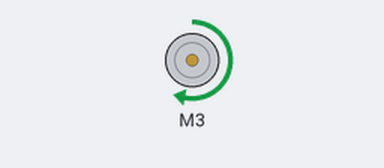
This sketch was run on a simulated Arduino Uno, built with avr-gcc and run on an emulated ATmega328P. On the bench: DC motor (green arrow = forward, orange = backward, longer = faster). What the sketch prints to the serial monitor is not drawn.

Above: at 0.1 s.
Timing chart, 0 to 1.6 s (numbered marks = the images above):
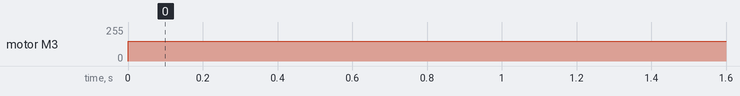

Measured:
- by itself, motor M3: stopped → forward 150/255 at 0.00 s

The sketch:

encoder.ino
```cpp
#include <AFMotor.h>

#define echoPin_R A4
#define triggerPin_R A5

AF_DCMotor motor3(3);

const byte MOTOR_3 = 19;

volatile int counter_motor_3 = 0;

void ISR_MOTOR_3() {
  counter_motor_3++;
}

void setup() {
  // put your setup code here, to run once:
  Serial.begin(9600);
  Serial.println("Motor test!");

  motor3.setSpeed(150);

  attachInterrupt(digitalPinToInterrupt (MOTOR_3), ISR_MOTOR_3, RISING);
}

void loop() {
  // put your main code here, to run repeatedly:
  motor3.run(FORWARD);
  Serial.println(counter_motor_3);

}
```
